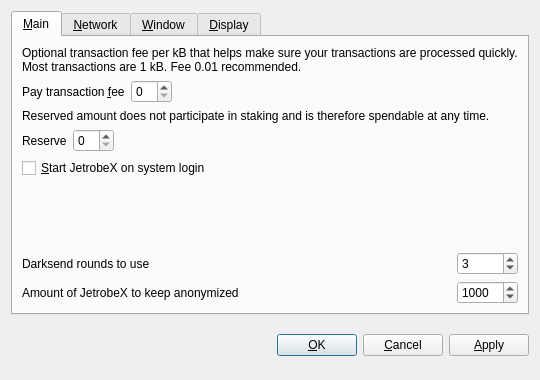
<?xml version="1.0" encoding="UTF-8"?>
<ui version="4.0">
 <class>OptionsDialog</class>
 <widget class="QDialog" name="OptionsDialog">
  <property name="geometry">
   <rect>
    <x>0</x>
    <y>0</y>
    <width>540</width>
    <height>380</height>
   </rect>
  </property>
  <property name="windowTitle">
   <string>Options</string>
  </property>
  <property name="modal">
   <bool>true</bool>
  </property>
  <layout class="QVBoxLayout" name="verticalLayout">
   <item>
    <widget class="QTabWidget" name="tabWidget">
     <property name="tabPosition">
      <enum>QTabWidget::North</enum>
     </property>
     <property name="currentIndex">
      <number>0</number>
     </property>
     <widget class="QWidget" name="tabMain">
      <attribute name="title">
       <string>&amp;Main</string>
      </attribute>
      <layout class="QGridLayout" name="gridLayout">
       <item row="0" column="0" colspan="2">
        <widget class="QLabel" name="transactionFeeInfoLabel">
         <property name="text">
          <string>Optional transaction fee per kB that helps make sure your transactions are processed quickly. Most transactions are 1 kB. Fee 0.01 recommended.</string>
         </property>
         <property name="textFormat">
          <enum>Qt::PlainText</enum>
         </property>
         <property name="wordWrap">
          <bool>true</bool>
         </property>
        </widget>
       </item>
       <item row="1" column="0">
        <layout class="QHBoxLayout" name="horizontalLayoutFee">
         <item>
          <widget class="QLabel" name="transactionFeeLabel">
           <property name="text">
            <string>Pay transaction &amp;fee</string>
           </property>
           <property name="textFormat">
            <enum>Qt::PlainText</enum>
           </property>
           <property name="buddy">
            <cstring>transactionFee</cstring>
           </property>
          </widget>
         </item>
         <item>
          <widget class="BitcoinAmountField" name="transactionFee"/>
         </item>
         <item>
          <spacer name="horizontalSpacerFee">
           <property name="orientation">
            <enum>Qt::Horizontal</enum>
           </property>
           <property name="sizeHint" stdset="0">
            <size>
             <width>40</width>
             <height>20</height>
            </size>
           </property>
          </spacer>
         </item>
        </layout>
       </item>
       <item row="2" column="0" colspan="2">
        <widget class="QLabel" name="reserveBalanceInfoLabel">
         <property name="text">
          <string>Reserved amount does not participate in staking and is therefore spendable at any time.</string>
         </property>
         <property name="textFormat">
          <enum>Qt::PlainText</enum>
         </property>
         <property name="wordWrap">
          <bool>true</bool>
         </property>
        </widget>
       </item>
       <item row="3" column="0">
        <layout class="QHBoxLayout" name="horizontalLayoutReserveBalance">
         <item>
          <widget class="QLabel" name="reserveBalanceLabel">
           <property name="text">
            <string>Reserve</string>
           </property>
           <property name="textFormat">
            <enum>Qt::PlainText</enum>
           </property>
           <property name="buddy">
            <cstring>reserveBalance</cstring>
           </property>
          </widget>
         </item>
         <item>
          <widget class="BitcoinAmountField" name="reserveBalance"/>
         </item>
         <item>
          <spacer name="horizontalSpacerReserveBalance">
           <property name="orientation">
            <enum>Qt::Horizontal</enum>
           </property>
           <property name="sizeHint" stdset="0">
            <size>
             <width>40</width>
             <height>20</height>
            </size>
           </property>
          </spacer>
         </item>
        </layout>
       </item>
       <item row="4" column="0">
        <widget class="QCheckBox" name="bitcoinAtStartup">
         <property name="toolTip">
          <string>Automatically start JetrobeX after logging in to the system.</string>
         </property>
         <property name="text">
          <string>&amp;Start JetrobeX on system login</string>
         </property>
        </widget>
       </item>
       <item row="5" column="0">
        <spacer name="verticalSpacer_Main">
         <property name="orientation">
          <enum>Qt::Vertical</enum>
         </property>
         <property name="sizeHint" stdset="0">
          <size>
           <width>20</width>
           <height>40</height>
          </size>
         </property>
        </spacer>
       </item>
       <item row="6" column="0">
        <widget class="QLabel" name="label">
         <property name="toolTip">
          <string>&lt;html&gt;&lt;head/&gt;&lt;body&gt;&lt;p&gt;This setting determines the amount of individual masternodes that an input will be anonymized through. More rounds of anonymization gives a higher degree of privacy, but also costs more in fees.&lt;/p&gt;&lt;/body&gt;&lt;/html&gt;</string>
         </property>
         <property name="text">
          <string>Darksend rounds to use</string>
         </property>
        </widget>
       </item>
       <item row="6" column="1">
        <widget class="QSpinBox" name="darksendRounds">
         <property name="minimum">
          <number>2</number>
         </property>
         <property name="maximum">
          <number>16</number>
         </property>
         <property name="value">
          <number>3</number>
         </property>
        </widget>
       </item>
       <item row="7" column="0">
        <widget class="QLabel" name="label_2">
         <property name="toolTip">
          <string>This amount acts as a threshold to turn off Darksend once it's reached.</string>
         </property>
         <property name="statusTip">
          <string notr="true"/>
         </property>
         <property name="whatsThis">
          <string notr="true"/>
         </property>
         <property name="accessibleName">
          <string notr="true"/>
         </property>
         <property name="accessibleDescription">
          <string notr="true"/>
         </property>
         <property name="text">
          <string>Amount of JetrobeX to keep anonymized</string>
         </property>
        </widget>
       </item>
       <item row="7" column="1">
        <widget class="QSpinBox" name="anonymizeJetrobeX">
         <property name="minimum">
          <number>2</number>
         </property>
         <property name="maximum">
          <number>10000</number>
         </property>
         <property name="singleStep">
          <number>10</number>
         </property>
         <property name="value">
          <number>1000</number>
         </property>
        </widget>
       </item>
      </layout>
     </widget>
     <widget class="QWidget" name="tabNetwork">
      <attribute name="title">
       <string>&amp;Network</string>
      </attribute>
      <layout class="QVBoxLayout" name="verticalLayout_Network">
       <item>
        <widget class="QCheckBox" name="mapPortUpnp">
         <property name="toolTip">
          <string>Automatically open the JetrobeX client port on the router. This only works when your router supports UPnP and it is enabled.</string>
         </property>
         <property name="text">
          <string>Map port using &amp;UPnP</string>
         </property>
        </widget>
       </item>
       <item>
        <widget class="QCheckBox" name="connectSocks">
         <property name="toolTip">
          <string>Connect to the JetrobeX network through a SOCKS5 proxy (e.g. when connecting through Tor).</string>
         </property>
         <property name="text">
          <string>&amp;Connect through SOCKS5 proxy:</string>
         </property>
        </widget>
       </item>
       <item>
        <layout class="QHBoxLayout" name="horizontalLayout_Network">
         <item>
          <widget class="QLabel" name="proxyIpLabel">
           <property name="text">
            <string>Proxy &amp;IP:</string>
           </property>
           <property name="textFormat">
            <enum>Qt::PlainText</enum>
           </property>
           <property name="buddy">
            <cstring>proxyIp</cstring>
           </property>
          </widget>
         </item>
         <item>
          <widget class="QValidatedLineEdit" name="proxyIp">
           <property name="maximumSize">
            <size>
             <width>140</width>
             <height>16777215</height>
            </size>
           </property>
           <property name="toolTip">
            <string>IP address of the proxy (e.g. 127.0.0.1)</string>
           </property>
          </widget>
         </item>
         <item>
          <widget class="QLabel" name="proxyPortLabel">
           <property name="text">
            <string>&amp;Port:</string>
           </property>
           <property name="textFormat">
            <enum>Qt::PlainText</enum>
           </property>
           <property name="buddy">
            <cstring>proxyPort</cstring>
           </property>
          </widget>
         </item>
         <item>
          <widget class="QLineEdit" name="proxyPort">
           <property name="maximumSize">
            <size>
             <width>55</width>
             <height>16777215</height>
            </size>
           </property>
           <property name="toolTip">
            <string>Port of the proxy (e.g. 9050)</string>
           </property>
          </widget>
         </item>
         <item>
          <spacer name="horizontalSpacer_Network">
           <property name="orientation">
            <enum>Qt::Horizontal</enum>
           </property>
           <property name="sizeHint" stdset="0">
            <size>
             <width>40</width>
             <height>20</height>
            </size>
           </property>
          </spacer>
         </item>
        </layout>
       </item>
       <item>
        <spacer name="verticalSpacer_Network">
         <property name="orientation">
          <enum>Qt::Vertical</enum>
         </property>
         <property name="sizeHint" stdset="0">
          <size>
           <width>20</width>
           <height>40</height>
          </size>
         </property>
        </spacer>
       </item>
      </layout>
     </widget>
     <widget class="QWidget" name="tabWindow">
      <attribute name="title">
       <string>&amp;Window</string>
      </attribute>
      <layout class="QVBoxLayout" name="verticalLayout_Window">
       <item>
        <widget class="QCheckBox" name="minimizeToTray">
         <property name="toolTip">
          <string>Show only a tray icon after minimizing the window.</string>
         </property>
         <property name="text">
          <string>&amp;Minimize to the tray instead of the taskbar</string>
         </property>
        </widget>
       </item>
       <item>
        <widget class="QCheckBox" name="minimizeOnClose">
         <property name="toolTip">
          <string>Minimize instead of exit the application when the window is closed. When this option is enabled, the application will be closed only after selecting Quit in the menu.</string>
         </property>
         <property name="text">
          <string>M&amp;inimize on close</string>
         </property>
        </widget>
       </item>
       <item>
        <spacer name="verticalSpacer_Window">
         <property name="orientation">
          <enum>Qt::Vertical</enum>
         </property>
         <property name="sizeHint" stdset="0">
          <size>
           <width>20</width>
           <height>40</height>
          </size>
         </property>
        </spacer>
       </item>
      </layout>
     </widget>
     <widget class="QWidget" name="tabDisplay">
      <attribute name="title">
       <string>&amp;Display</string>
      </attribute>
      <layout class="QVBoxLayout" name="verticalLayout_Display">
       <item>
        <layout class="QHBoxLayout" name="horizontalLayout_1_Display">
         <item>
          <widget class="QLabel" name="langLabel">
           <property name="text">
            <string>User Interface &amp;language:</string>
           </property>
           <property name="textFormat">
            <enum>Qt::PlainText</enum>
           </property>
           <property name="buddy">
            <cstring>lang</cstring>
           </property>
          </widget>
         </item>
         <item>
          <widget class="QValueComboBox" name="lang">
           <property name="toolTip">
            <string>The user interface language can be set here. This setting will take effect after restarting JetrobeX.</string>
           </property>
          </widget>
         </item>
        </layout>
       </item>
       <item>
        <layout class="QHBoxLayout" name="horizontalLayout_2_Display">
         <item>
          <widget class="QLabel" name="unitLabel">
           <property name="text">
            <string>&amp;Unit to show amounts in:</string>
           </property>
           <property name="textFormat">
            <enum>Qt::PlainText</enum>
           </property>
           <property name="buddy">
            <cstring>unit</cstring>
           </property>
          </widget>
         </item>
         <item>
          <widget class="QValueComboBox" name="unit">
           <property name="toolTip">
            <string>Choose the default subdivision unit to show in the interface and when sending coins.</string>
           </property>
          </widget>
         </item>
        </layout>
       </item>
       <item>
        <widget class="QCheckBox" name="coinControlFeatures">
         <property name="toolTip">
          <string>Whether to show coin control features or not.</string>
         </property>
         <property name="text">
          <string>Display coin &amp;control features (experts only!)</string>
         </property>
        </widget>
       </item>
       <item>
        <widget class="QCheckBox" name="useBlackTheme">
         <property name="text">
          <string>Use black visual theme (requires restart)</string>
         </property>
        </widget>
       </item>
       <item>
        <spacer name="verticalSpacer_Display">
         <property name="orientation">
          <enum>Qt::Vertical</enum>
         </property>
         <property name="sizeHint" stdset="0">
          <size>
           <width>20</width>
           <height>40</height>
          </size>
         </property>
        </spacer>
       </item>
      </layout>
     </widget>
    </widget>
   </item>
   <item>
    <layout class="QHBoxLayout" name="horizontalLayout_Buttons">
     <item>
      <spacer name="horizontalSpacer_1">
       <property name="orientation">
        <enum>Qt::Horizontal</enum>
       </property>
       <property name="sizeHint" stdset="0">
        <size>
         <width>40</width>
         <height>48</height>
        </size>
       </property>
      </spacer>
     </item>
     <item>
      <widget class="QLabel" name="statusLabel">
       <property name="font">
        <font>
         <weight>75</weight>
         <bold>true</bold>
        </font>
       </property>
       <property name="text">
        <string/>
       </property>
       <property name="textFormat">
        <enum>Qt::PlainText</enum>
       </property>
       <property name="wordWrap">
        <bool>true</bool>
       </property>
      </widget>
     </item>
     <item>
      <spacer name="horizontalSpacer_2">
       <property name="orientation">
        <enum>Qt::Horizontal</enum>
       </property>
       <property name="sizeHint" stdset="0">
        <size>
         <width>40</width>
         <height>48</height>
        </size>
       </property>
      </spacer>
     </item>
     <item>
      <widget class="QPushButton" name="okButton">
       <property name="text">
        <string>&amp;OK</string>
       </property>
      </widget>
     </item>
     <item>
      <widget class="QPushButton" name="cancelButton">
       <property name="text">
        <string>&amp;Cancel</string>
       </property>
       <property name="autoDefault">
        <bool>false</bool>
       </property>
      </widget>
     </item>
     <item>
      <widget class="QPushButton" name="applyButton">
       <property name="text">
        <string>&amp;Apply</string>
       </property>
       <property name="autoDefault">
        <bool>false</bool>
       </property>
      </widget>
     </item>
    </layout>
   </item>
  </layout>
 </widget>
 <customwidgets>
  <customwidget>
   <class>BitcoinAmountField</class>
   <extends>QSpinBox</extends>
   <header>bitcoinamountfield.h</header>
   <container>1</container>
  </customwidget>
  <customwidget>
   <class>QValueComboBox</class>
   <extends>QComboBox</extends>
   <header>qvaluecombobox.h</header>
  </customwidget>
  <customwidget>
   <class>QValidatedLineEdit</class>
   <extends>QLineEdit</extends>
   <header>qvalidatedlineedit.h</header>
  </customwidget>
 </customwidgets>
 <resources/>
 <connections/>
</ui>
